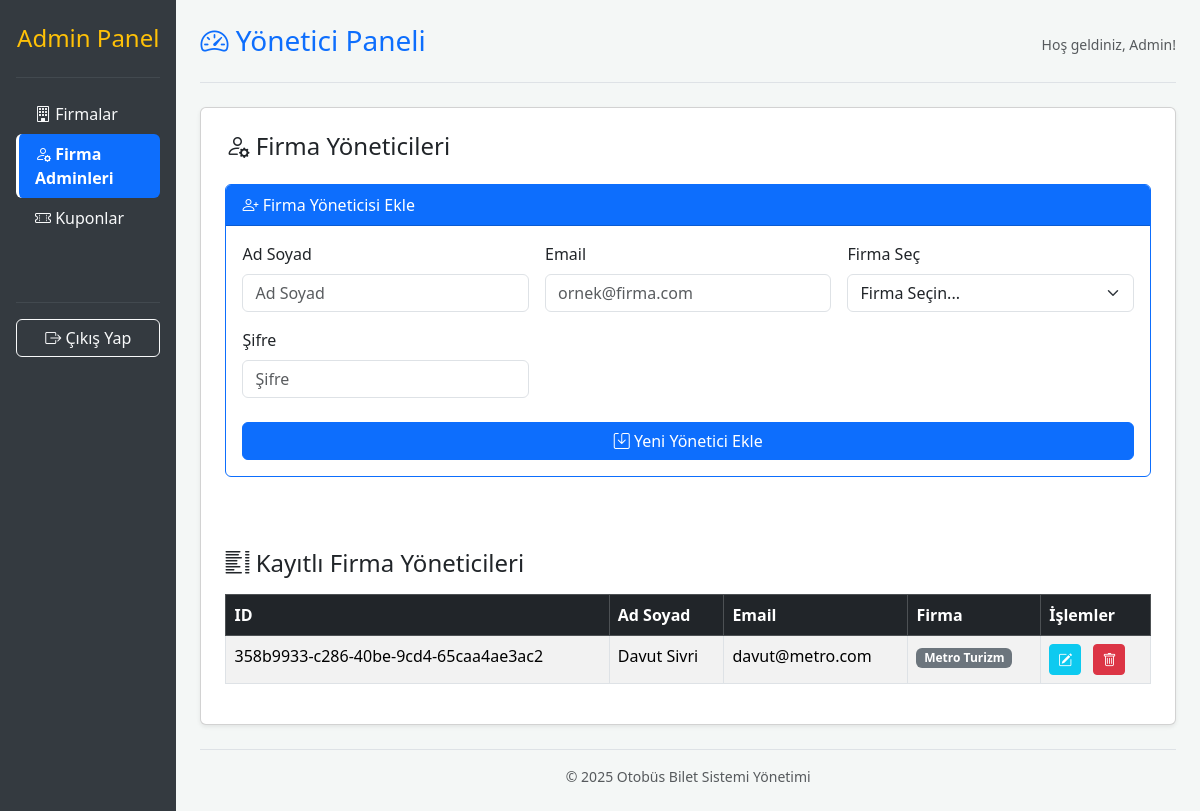
/admin/index.php?tab=firma_admin (signed in), run on an earlier commit of the app's database.
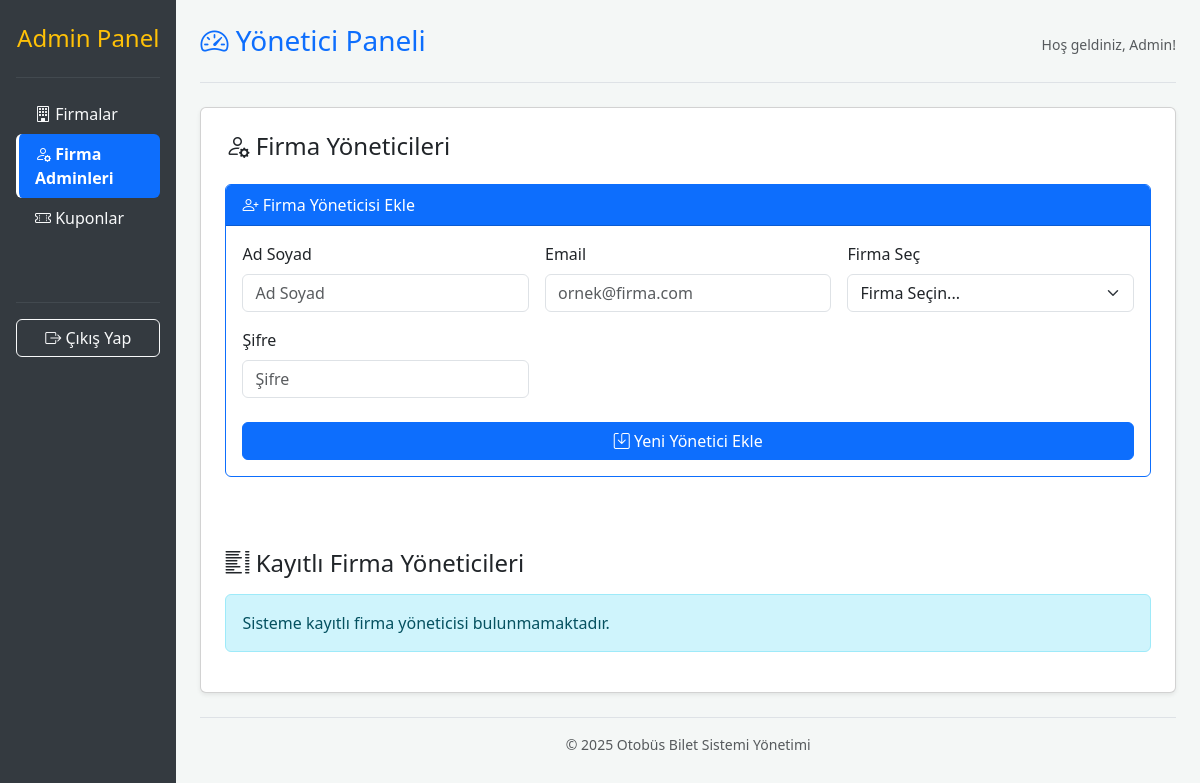
And on a later commit of the database.
### tables this page shows
CREATE TABLE "User"(
    id TEXT PRIMARY KEY,
    full_name TEXT NOT NULL,
    email TEXT UNIQUE NOT NULL,
    role TEXT NOT NULL DEFAULT 'user',
    password TEXT NOT NULL,
    company_id TEXT,
    balance REAL DEFAULT 800,
    created_at TIMESTAMP NOT NULL DEFAULT (datetime('now', 'localtime')),
    FOREIGN KEY (company_id) REFERENCES Bus_Company (id) ON DELETE CASCADE
);

CREATE TABLE Bus_Company(
    id TEXT PRIMARY KEY,
    name TEXT UNIQUE NOT NULL,
    logo_path TEXT,
    created_at TIMESTAMP NOT NULL DEFAULT CURRENT_TIMESTAMP
);

### admin/partials/firma_admin.php (the view, shortened to what this page needs)
<?php
$full_name ="";
$email="";
$company_id= "";
$id = $_GET['edit_admin']?? null;
$astmt=$db->prepare("SELECT User.id,User.full_name,User.email,Bus_Company.name as company_name FROM User LEFT JOIN Bus_Company ON User.company_id=Bus_Company.id Where User.role=?");
$astmt->execute(['company_admin']);
$fadmins =$astmt->fetchAll(PDO::FETCH_ASSOC);
?>
<div class="card mb-4 border-primary">
    <div class="card-header bg-primary text-white">
        <i class="bi bi-person-plus"></i> Firma Yöneticisi <?= $id ? "Düzenle" : "Ekle" ?>
    </div>
    <div class="card-body">
        <form method="post" class="row g-3">
            <div class="col-md-4">
                <label for="inputFullName" class="form-label">Ad Soyad</label>
                <input type="text" name="full_name" class="form-control" id="inputFullName" placeholder="Ad Soyad" value="<?= htmlspecialchars($full_name) ?>" required>
            </div>
            <div class="col-md-4">
                <label for="inputEmail" class="form-label">Email</label>
                <input type="email" name="email" class="form-control" id="inputEmail" placeholder="ornek@firma.com" value="<?= htmlspecialchars($email) ?>" required>
            </div>
            <div class="col-md-4">
                <label for="inputCompany" class="form-label">Firma Seç</label>
                <select name="company_id" class="form-select" id="inputCompany" required>
                    <option value="" disabled <?= $company_id ? '' : 'selected' ?>>Firma Seçin...</option>
                </select>
            </div>
            <?php if(!$id): ?>
                <div class="col-md-4">
                    <label for="inputPassword" class="form-label">Şifre</label>
                    <input type="password" name="password" class="form-control" id="inputPassword" placeholder="Şifre" required>
                </div>
            <?php endif; ?>
            <div class="col-12 mt-4">
                <button type="submit" name="admin_submit" class="btn btn-<?= $id ? "success" : "primary" ?> w-100">
                    <i class="bi bi-save"></i> <?= $id ? "Yönetici Bilgilerini Güncelle" : "Yeni Yönetici Ekle" ?>
                </button>
            </div>
        </form>
    </div>
</div>
<h4 class="mb-3 mt-5"><i class="bi bi-list-columns"></i> Kayıtlı Firma Yöneticileri</h4>
<?php if (empty($fadmins)): ?>
    <div class="alert alert-info">Sisteme kayıtlı firma yöneticisi bulunmamaktadır.</div>
<?php else: ?>
    <div class="table-responsive">
        <table class="table table-striped table-hover table-bordered">
            <thead class="table-dark">
                <tr>
                    <th>ID</th>
                    <th>Ad Soyad</th>
                    <th>Email</th>
                    <th>Firma</th>
                    <th>İşlemler</th>
                </tr>
            </thead>
            <tbody>
                <?php foreach($fadmins as $a): ?>
                <tr>
                    <td><?= $a['id'] ?></td>
                    <td><?= htmlspecialchars($a['full_name']) ?></td>
                    <td><?= htmlspecialchars($a['email']) ?></td>
                    <td><span class="badge bg-secondary"><?= htmlspecialchars($a['company_name']) ?></span></td>
                    <td>
                        <a href="index.php?tab=firma_admin&edit_admin=<?= $a['id'] ?>" class="btn btn-sm btn-info text-white me-2" title="Düzenle">
                            <i class="bi bi-pencil-square"></i>
                        </a>
                        <a href="index.php?tab=firma_admin&delete_admin=<?= $a['id'] ?>"
                           onclick="return confirm('Bu yöneticiyi silmek istediğinizden emin misiniz?')"
                           class="btn btn-sm btn-danger" title="Sil">
                           <i class="bi bi-trash"></i>
                        </a>
                    </td>
                </tr>
                <?php endforeach; ?>
            </tbody>
        </table>
    </div>
<?php endif; ?>

What changed in the data, as far as the page shows it:
removed user: id "358b9933-c286-40be-9cd4-65caa4ae3ac2", full_name "Davut Sivri", email "davut@metro.com", company.name "Metro Turizm"
Also different on the page:
text no longer shown: "ID Ad Soyad Email Firma İşlemler"
text now shown: "Sisteme kayıtlı firma yöneticisi bulunmamaktadır."
